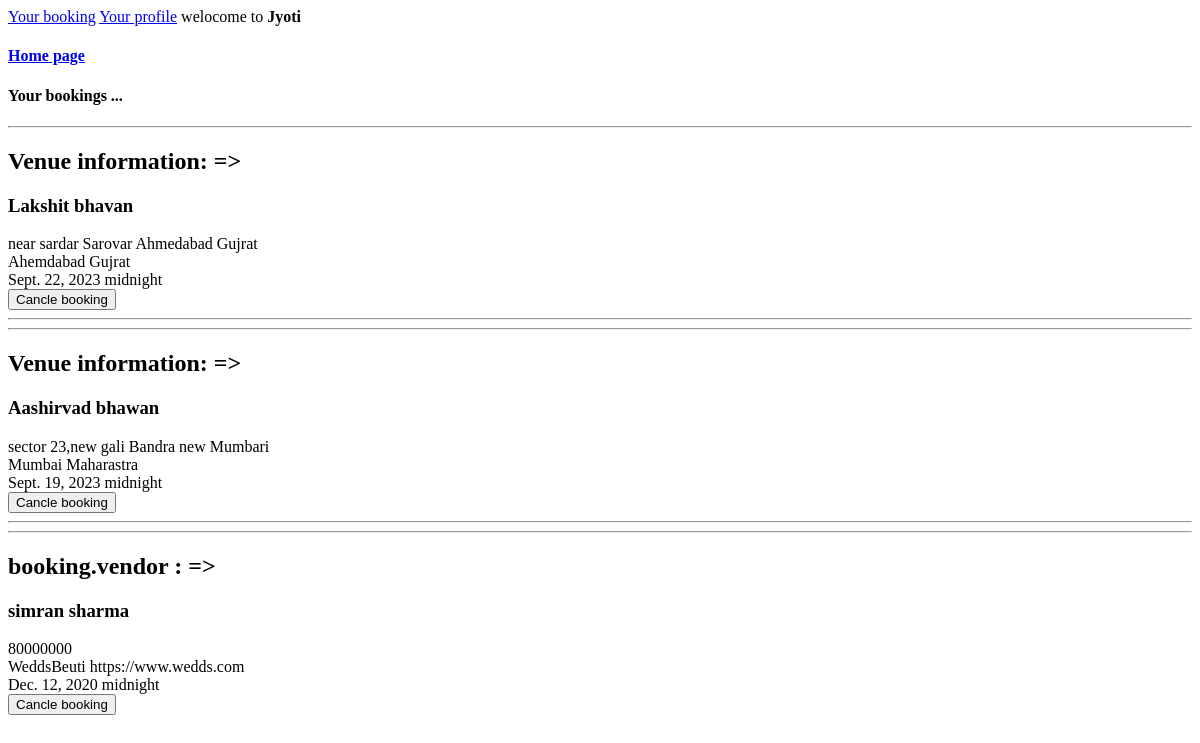
Page /booked/ (signed in) on the earlier database version.
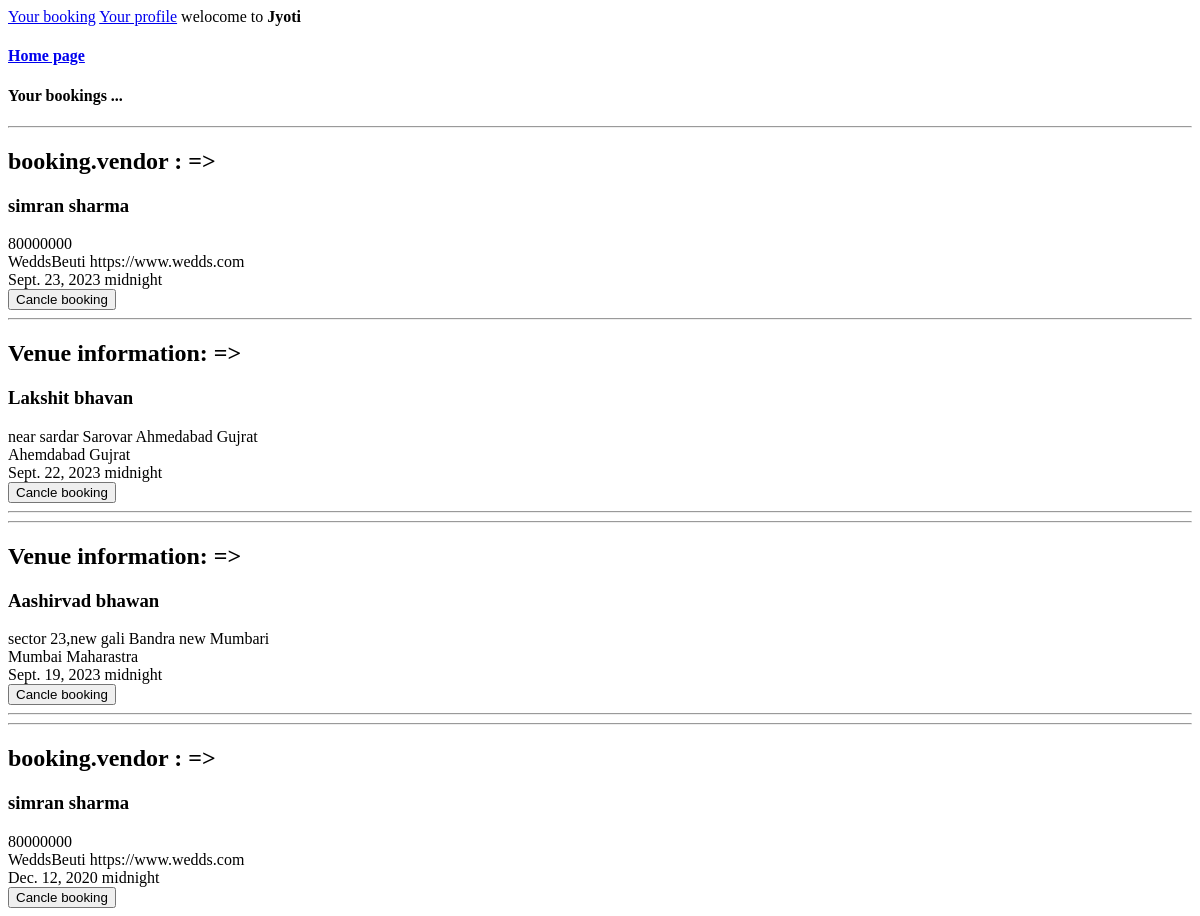
Same page on the later database version.
### customer/models.py (models this page shows)
class Booking(models.Model):
    user = models.ForeignKey(User,on_delete=models.CASCADE,related_name='booking_user',null=False)
    venue = models.ForeignKey(Venue, on_delete=models.CASCADE,null=True)
    vendor = models.ForeignKey(User, on_delete=models.CASCADE,null=True)
    date = models.DateField(null=True)
    time = models.TimeField(null=True)

### EventPlanner/models.py (models this page shows, shortened)
class Venue(models.Model):
    name = models.CharField(max_length=100,null=False,blank=False)
    min_price = models.DecimalField(max_digits=10, decimal_places=2,null=True,blank=True)
    max_capacity = models.IntegerField(null=False,blank=False)
    location = models.TextField(null=False,blank=False)
    city = models.CharField(max_length=20,null=False,blank=False)
    state = models.CharField(choices=venue_choices,max_length=50,null=False,blank=False)
    vendors = models.ManyToManyField(User,null=True,blank=True)
    category = models.ManyToManyField(Category)
    service_offered = models.TextField(null=True,blank=True)

class UserProfile(models.Model):
    user = models.OneToOneField(User,on_delete=models.CASCADE)
    user_type = models.CharField(choices=user_type_choices,max_length=50)
    contact_info = models.CharField(max_length=200,blank=True,null=True,verbose_name='Contact information')
    company_name = models.CharField(max_length=50,blank=True,null=True)
    website = models.URLField(max_length=200,blank=True,null=True)
    bio = models.TextField(blank=True,null=True)
    city = models.CharField(max_length=20,null=False,blank=False)
    state = models.CharField(max_length=20,null=False,blank=False)
    location = models.TextField(blank=True,null=True)
    service_offered = models.TextField(blank=True,null=True)

### customer/views.py (the view)
# urls.py: path('booked/',views.booked),
@login_required(login_url='/login-C/')
def booked(request):
    bookings = Booking.objects.all()
    context = {'bookings':bookings}
    return render(request,'customer/booked.html',context)

### customer/templates/customer/booked.html (shortened to what this page needs)
{% extends 'home.html' %}
{% block content %}
<h4>Your bookings ...</h4>
{% for booking in bookings reversed %}
{% if booking.user == request.user %}
<hr>
{% if booking.venue and booking.vendor %}
<h1>Full package block </h1>
<h2>booking.venue : => </h2>
<h3>{{booking.venue.name}}</h3>
<div>{{booking.venue.location}}</div>
<div>{{booking.venue.city}} {{booking.venue.state}}</div>
<h2>Vendor information : => </h2>
<h3>{{booking.vendor.first_name}} {{booking.vendor.last_name}}</h3>
<div>{{booking.vendor.userprofile.contact_info}}</div>
<div>{{booking.vendor.userprofile.company_name}} {{booking.vendor.userprofile.website}}</div>
<div>{{booking.date}} {{booking.time}}</div>
<form action="/delete-book/" method="POST">
    {% csrf_token %}
    <input type="hidden" value="{{booking.id}}" name="booking_id">
     <input type="submit" value="Cancle booking">
</form>
<hr>
{% elif booking.venue %}
<h2>Venue information: => </h2>
<h3>{{booking.venue.name}}</h3>
<div>{{booking.venue.location}}</div>
<div>{{booking.venue.city}} {{booking.venue.state}}</div>
<div>{{booking.date}} {{booking.time}}</div>
<form action="/delete-book/" method="POST">
    <input type="submit" value="Cancle booking">
</form>
<hr>
{% else %}
<h2>booking.vendor : => </h2>
<h3>{{booking.vendor.first_name}} {{booking.vendor.last_name}}</h3>
<div>{{booking.vendor.userprofile.contact_info}}</div>
<div>{{booking.vendor.userprofile.company_name}} {{booking.vendor.userprofile.website}}</div>
<div>{{booking.date}} {{booking.time}}</div>
<form action="/delete-book/" method="POST">
    <input type="submit" value="Cancle booking">
</form>
{% endif %}
{% endif %}
{% endfor %}
{% endblock %}

### templates/home.html (shortened to what this page needs)
{% extends 'navbar.html' %}

### templates/navbar.html (shortened to what this page needs)
<!DOCTYPE html>
<html lang="en">
<head>
</head>
<body>
    {% if not request.user.is_authenticated %}
    <h5>
        <a href="/sign-up-is_customer/">Create account </a>
        <a href="/login-C/">Sign in </a>
    </h5>
    <h5>
        <a href="/sign-up-is_event_planner/">Want to become Event planner</a>
        <a href="/login-E/">Sign in </a>
    </h5>
    {% else %}
        <a href="/booked/">Your booking</a>
        <a href="/profile/{{request.user.id}}/">Your profile</a>
    {% endif %}
    {% if request.user.is_authenticated %}
        welocome to <b>{{request.user.first_name}}</b>
    {% endif %}
    <h4><a href="/">Home page</a></h4>
    {% block content %}{% endblock %}
</body>
</html>

Differences in the rows shown:
added Booking: vendor.first_name "simran", vendor.last_name "sharma", vendor.userprofile.contact_info "80000000", vendor.userprofile.company_name "WeddsBeuti", vendor.userprofile.website "https://www.wedds.com", date "Sept. 23, 2023", time "midnight"
